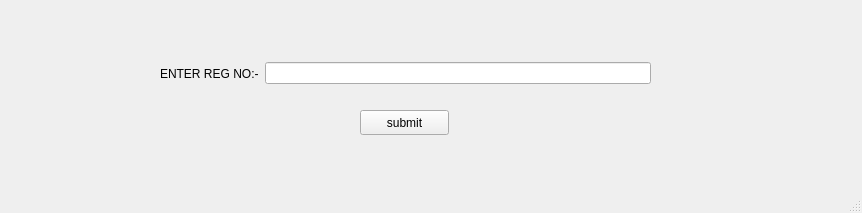
<?xml version="1.0" encoding="UTF-8"?>
<ui version="4.0">
 <class>enter_reg</class>
 <widget class="QMainWindow" name="enter_reg">
  <property name="geometry">
   <rect>
    <x>0</x>
    <y>0</y>
    <width>862</width>
    <height>213</height>
   </rect>
  </property>
  <property name="windowTitle">
   <string>MainWindow</string>
  </property>
  <widget class="QWidget" name="centralwidget">
   <widget class="QPushButton" name="pushButton">
    <property name="geometry">
     <rect>
      <x>360</x>
      <y>110</y>
      <width>89</width>
      <height>25</height>
     </rect>
    </property>
    <property name="text">
     <string>submit</string>
    </property>
   </widget>
   <widget class="QWidget" name="">
    <property name="geometry">
     <rect>
      <x>160</x>
      <y>60</y>
      <width>491</width>
      <height>27</height>
     </rect>
    </property>
    <layout class="QHBoxLayout" name="horizontalLayout">
     <item>
      <widget class="QLabel" name="label">
       <property name="text">
        <string>ENTER REG NO:-</string>
       </property>
      </widget>
     </item>
     <item>
      <widget class="QLineEdit" name="lineEdit"/>
     </item>
    </layout>
   </widget>
  </widget>
  <widget class="QMenuBar" name="menubar">
   <property name="geometry">
    <rect>
     <x>0</x>
     <y>0</y>
     <width>862</width>
     <height>22</height>
    </rect>
   </property>
  </widget>
  <widget class="QStatusBar" name="statusbar"/>
 </widget>
 <resources/>
 <connections/>
</ui>
